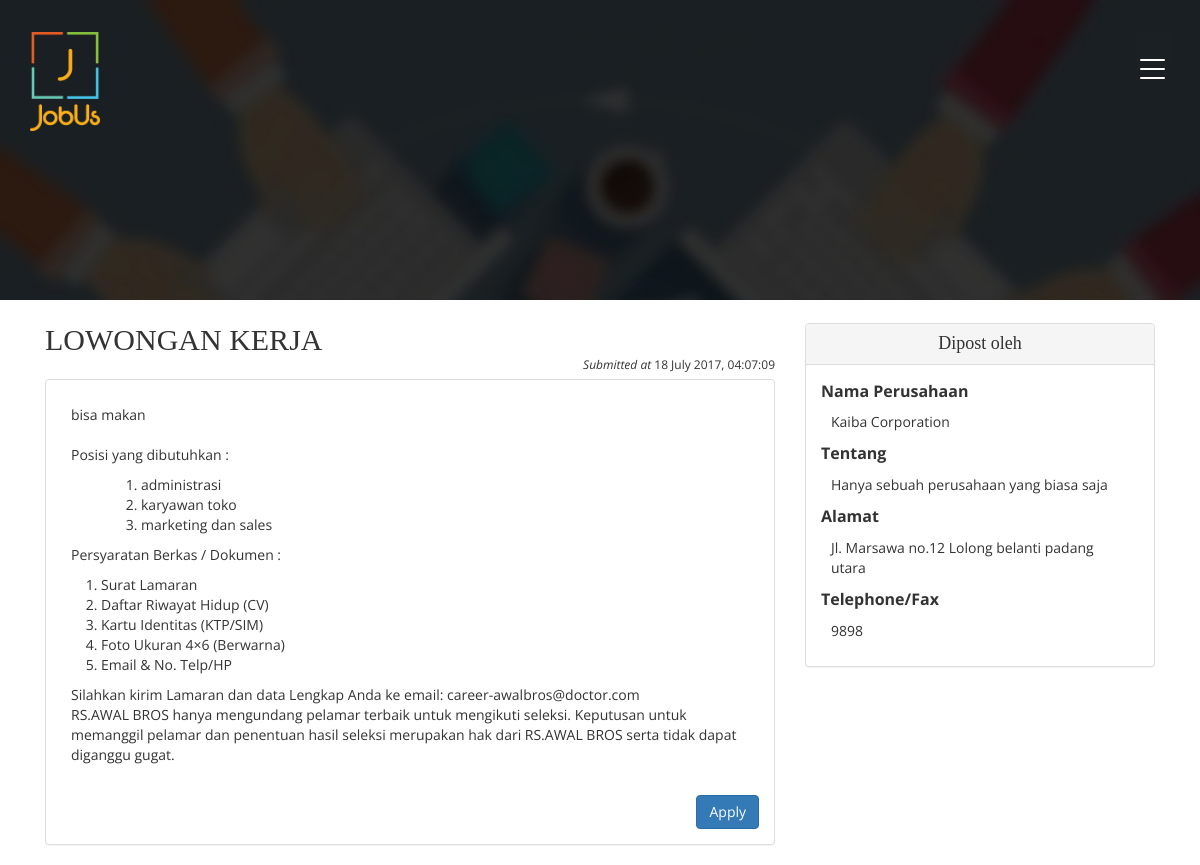
Page /detail.php?id=23 on the committed database.
### tables this page shows
CREATE TABLE `postingan` (
  `id_postingan` int(11) NOT NULL,
  `id_pengiklan` int(11) NOT NULL,
  `judul` varchar(255) NOT NULL,
  `deskripsi` text NOT NULL,
  `kategori` varchar(1024) NOT NULL,
  `gaji` varchar(255) NOT NULL,
  `keterangan` text,
  `tipe` varchar(255) NOT NULL,
  `pamflet` varchar(255) DEFAULT NULL,
  `durasi` int(11) NOT NULL,
  `status` varchar(20) NOT NULL,
  `tanggal` timestamp NULL DEFAULT CURRENT_TIMESTAMP
);

CREATE TABLE `pengiklan` (
  `id_pengiklan` int(11) NOT NULL,
  `username` varchar(20) NOT NULL,
  `email` varchar(255) NOT NULL,
  `no_hp` varchar(15) NOT NULL,
  `password` varchar(255) NOT NULL,
  `foto_profile` varchar(255) DEFAULT NULL,
  `nama` varchar(255) DEFAULT NULL,
  `deskripsi` varchar(255) DEFAULT NULL,
  `sosmed` varchar(255) DEFAULT NULL,
  `provinsi` varchar(20) DEFAULT NULL,
  `kota` varchar(20) DEFAULT NULL,
  `kecamatan` varchar(20) DEFAULT NULL,
  `alamat` varchar(255) DEFAULT NULL,
  `lokasi` int(11) DEFAULT NULL,
  `koin` int(11) DEFAULT '0',
  `tanggal` timestamp NOT NULL DEFAULT CURRENT_TIMESTAMP
);

### controller/class.pengiklan.php (called while the page is built, shortened)
<?php
class pengiklan
 {
 	function get_data($query, $param){
			try{
				global $pdo;
				$req = $pdo->prepare($query);
				if($param == ''){
					$req->execute();
				}else{
					$req->execute($param);
				}
				$rows = $req->rowCount();
				$status = false;
				if($rows > 0){
					$status = true;
				}
				$data = $req->fetch(PDO::FETCH_NAMED);
				return array('status' => $status, 'rows' => $rows, 'data' => $data);
			}catch(PDOException $e){
				echo "Error! gagal mengambil data: ".$e->getMessage();
			}
	}
  	function get_profile_id($id){
		$query = "SELECT * FROM `pengiklan` WHERE `pengiklan`.`id_pengiklan` = ?";
		$param = array($id);
		return $this->get_data($query, $param);
	}
 }
 ?>

### detail.php (the view, shortened to what this page needs)
<!DOCTYPE html>
<?php
	include 'controller/class.postingan.php';
	include 'controller/class.pengiklan.php';
	$id_postingan = $_REQUEST['id'];
	$post = new postingan();
	$postingan = $post->select_postingan($id_postingan);
	$pengiklan = new pengiklan();
	$data = $pengiklan->get_profile_id($postingan['data']['id_pengiklan']);
 ?>
<html lang="en">
<head>
	<?php include 'view/source2.php'; ?>
</head>
<body>
	<div class="banner1">
		<div class="container">
			<?php include 'view/header2.php'; ?>
		</div>
	</div>
<br>
<div class="container">
	<div class="col-md-8">
		<div>
			<h2><?php echo $postingan['data']['judul']; ?> </h2>
			<span class="pull-right submitted"><i>Submitted at</i> <?php echo date('d F Y, h:m:s', strtotime($postingan['data']['tanggal'])); ?> </span>
			<br>
		</div>
		<div class="panel panel-default">
		  <div class="panel-body">
		  <p><?php echo $postingan['data']['deskripsi']; ?></p>
<p>
Posisi yang dibutuhkan :<br>
<ol type="A" style="margin-bottom:0px;">
	<ol>
		<?php $post->select_all_kategori($id_postingan); ?>
	</ol>
</ol>
<p>Persyaratan Berkas / Dokumen :<br>
<ol style="margin-bottom:0px">
<li>Surat Lamaran </li>
<li>Daftar Riwayat Hidup (CV) </li>
<li>Kartu Identitas (KTP/SIM) </li>
<li>Foto Ukuran 4×6 (Berwarna) </li>
<li>Email & No. Telp/HP </li>
</ol>
<p>Silahkan kirim Lamaran dan data Lengkap Anda ke email:
career-awalbros@doctor.com <br>
RS.AWAL BROS hanya mengundang pelamar terbaik untuk mengikuti seleksi.
Keputusan untuk memanggil pelamar dan penentuan hasil seleksi merupakan hak dari RS.AWAL BROS serta tidak dapat diganggu gugat.</p>
		    </p>
		    <div class="pull-right">
		    	<button class="btn btn-primary">Apply</button>
		    </div>
		  </div>
		</div>
	</div>
		<div class="col-md-4">
		<div class="panel panel-default">
		  <div class="panel-heading text-center"><h4>Dipost oleh</h4></div>
		  <div class="panel-body">
		    <span class="title">Nama Perusahaan</span> <br>
		      <p> <?php echo $data['data']['nama'] ?> </p>
		    <span class="title">Tentang  </span><br>
				<p><?php echo $data['data']['deskripsi'] ?> </p>
				<span class="title">Alamat</span>	<br>
				<p><?php echo $data['data']['alamat'] ?></p>
				<span class="title">Telephone/Fax</span>
				<p><?php echo $data['data']['no_hp'] ?> </p>
		  </div>
		</div>
		</div>
</div>
</body>
</html>

### view/source2.php (shortened to what this page needs)
<link href="assets/css/bootstrap.css" rel="stylesheet" type="text/css" media="all" />
<link href="assets/css/style.css" rel="stylesheet" type="text/css" media="all" />
<link href="assets/css/font-awesome.css" rel="stylesheet">
<link href="assets/css/mislider.css" rel="stylesheet" type="text/css" />
<link href="assets/css/mislider-custom.css" rel="stylesheet" type="text/css" />
<link rel="stylesheet" href="assets/css/flexslider.css" type="text/css" media="screen" property="" />
<link href="assets/css/lsb.css" rel="stylesheet" type="text/css">
<link href="assets/css/cssme.css" rel="stylesheet" type="text/css">
<link href="assets/css/sweetalert.css" rel="stylesheet" type="text/css">

### view/header2.php (shortened to what this page needs)
<div class="w3_agileits_banner_main_grid">
	<div class="w3_agile_logo">
		<img src="assets/images/logofix.png" width="70">
	</div>
	<div class="agileits_w3layouts_menu">
		<div class="shy-menu">
			<a class="shy-menu-hamburger">
				<span class="layer top"></span>
				<span class="layer mid"></span>
				<span class="layer btm"></span>
			</a>
		</div>
	</div>
	<div class="clearfix"> </div>
</div>

### controller/class.postingan.php (shortened to what this page needs)
<?php
class postingan
 {
 	function get_data($query, $param){
			try{
				global $pdo;
				$req = $pdo->prepare($query);
				if($param == ''){
					$req->execute();
				}else{
					$req->execute($param);
				}
				$rows = $req->rowCount();
				$status = false;
				if($rows > 0){
					$status = true;
				}
				$data = $req->fetch(PDO::FETCH_NAMED);
				return array('status' => $status, 'rows' => $rows, 'data' => $data);
			}catch(PDOException $e){
				echo "Error! gagal mengambil data: ".$e->getMessage();
			}
	}
  	function select_postingan($id){
		$query = "SELECT * FROM `postingan` WHERE `postingan`.`id_postingan` = ?";
		$param = array($id);
		return $this->get_data($query, $param);
	}
	function select_all_kategori($id){
		$result = $this->select_postingan($id);
		$hasil = unserialize($result['data']['kategori']);
		foreach ($hasil as $key) {
			echo '<li>'.$key.'</li>';
		}
	}
 }
 ?>

### assets/css/style.css (style rules this page uses)
html, body { font-size: 100%; font-family: 'Open Sans', sans-serif; background:#ffffff; margin: 0; }
p,ul li,ol li { margin:0; font-size:14px; }
h1,h2,h3,h4,h5,h6 { font-family: 'Bree Serif', serif; margin:0; }
input[type="submit"],input[type="reset"],a { -webkit-transition: 0.5s ease-in; -moz-transition: 0.5s ease-in; -ms-transition: 0.5s ease-in; -o-transition: 0.5s ease-in; transition:0.5s ease-in; }
.banner1 { background: url(../images/banner.jpg) no-repeat 0px 0px; background-size: cover; -webkit-background-size: cover; -moz-background-size: cover; -o-background-size: cover; -ms-background-size: cover; min-height: 300px; position: relative; }
.w3_agileits_banner_main_grid { padding:2em 0 0; position:relative; }
.w3_agile_logo { float:left; }
.shy-menu { -moz-transition: all .4s cubic-bezier(.1,.7,.3,1); -webkit-transition: all .4s cubic-bezier(.1,.7,.3,1); -o-transition: all .4s cubic-bezier(.1,.7,.3,1); -ms-transition: all .4s cubic-bezier(.1,.7,.3,1); transition: all .4s cubic-bezier(.1,.7,.3,1); }
.shy-menu { display: block; background-color: rgba(33,40,44,.1); color: #fff; position: absolute; right: 0; }
.shy-menu-hamburger,.shy-menu { height: 35px; width: 35px; }
.w3_agileits_banner_main_grid,.shy-menu.is-open { height: 75px; }
.shy-menu-hamburger { position: relative; display: block; overflow: hidden; cursor: pointer; float: right; margin-top: 1.2em; }
.shy-menu-hamburger > .layer { background-color: #fff; border-radius: 1px; display: block; height: 2px; overflow: hidden; position: absolute; left: 5px; width: 25px; }
.shy-menu-hamburger .layer.top { top: 8px; }
.shy-menu-hamburger .layer.mid { top: 17px; }
.shy-menu-hamburger .layer.btm { top: 26px; }
ol { margin-bottom: 44px; }

### assets/css/cssme.css (style rules this page uses)
p { padding: 10px; }
.title { font-weight: bold; }
.submitted { font-size: 12px; }

### rows in the picture
postingan: judul "LOWONGAN KERJA", tanggal "18 July 2017, 04:07:09", deskripsi "bisa makan", kategori "administrasi", kategori "karyawan toko", kategori "marketing dan sales"
pengiklan: nama "Kaiba Corporation", deskripsi "Hanya sebuah perusahaan yang biasa saja", alamat "Jl. Marsawa no.12 Lolong belanti padang utara", no_hp "9898"
